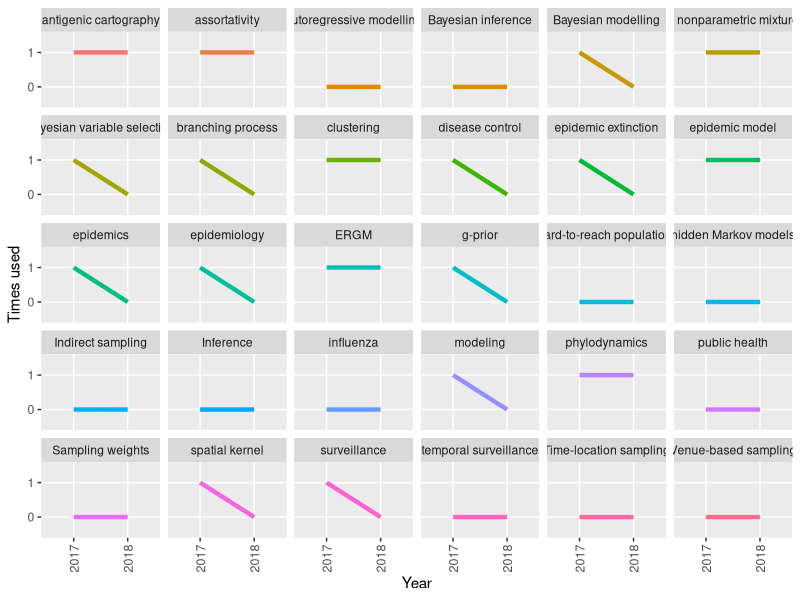

Write the R code that produced this figure.
library(ggplot2)
library(tidyr)
library(dplyr)

Key_trends <- function(all.keywords) {

  first_year <- names(all.keywords)[4]
  last_year <- names(all.keywords)[ncol(all.keywords)]
  
  tidy_all.keywords <- all.keywords %>% 
    # reshape the dataframe; each year is not an individual variable now
    gather(Year, times_used, first_year:last_year) %>%                   
    # select only the columns we need to build a graph
    select(Keyword, Year, times_used) %>%   
    # change NAs to zeros
    mutate_if(is.numeric, funs(replace(., is.na(.), 0)))  
    
  ggplot(tidy_all.keywords, aes(x = gsub("[^0-9\\.]", "", Year), y = times_used, group=1, col=Keyword)) + 
    xlab("Year") +
    ylab("Times used") +
    # make facets by keyword  
    facet_wrap(~Keyword) +
    geom_line(size = 1.5, show.legend = FALSE) +
    # make y axis labels only integers
    scale_y_discrete(limits=c(0:max(tidy_all.keywords$times_used))) + 
    # prevent x axis labels overlapping
    theme(axis.text.x =
            element_text(size  = 9,
                         angle = 90,
                         hjust = 0.5,
                         vjust = 0.5))
}

Key_trends(read.csv("Data/Total_Keywords.csv", stringsAsFactors = F))

